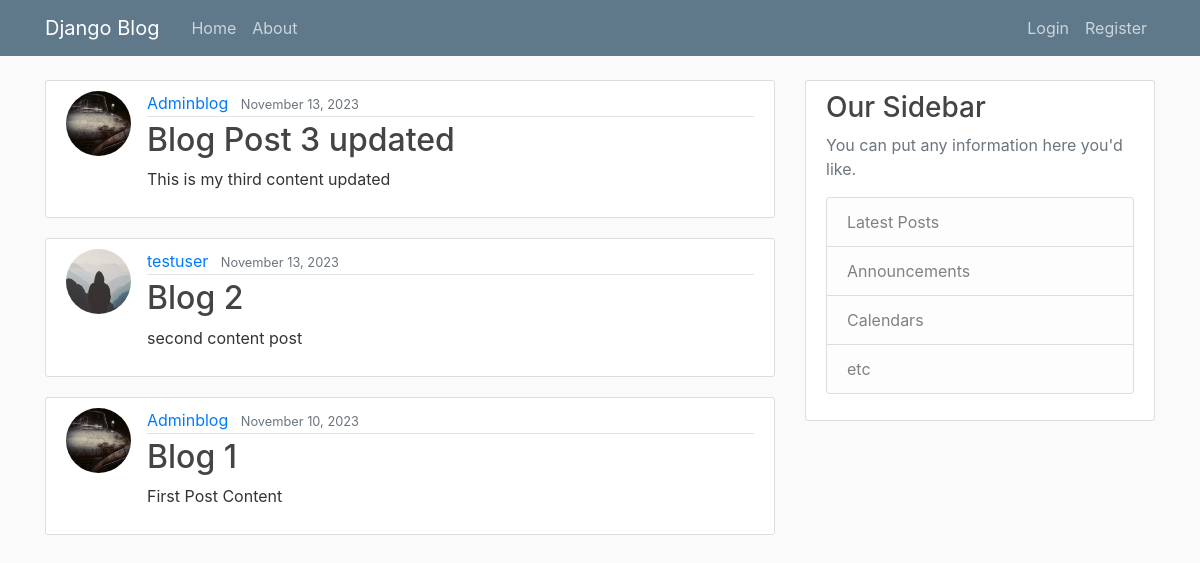
Before: / with the older database file.
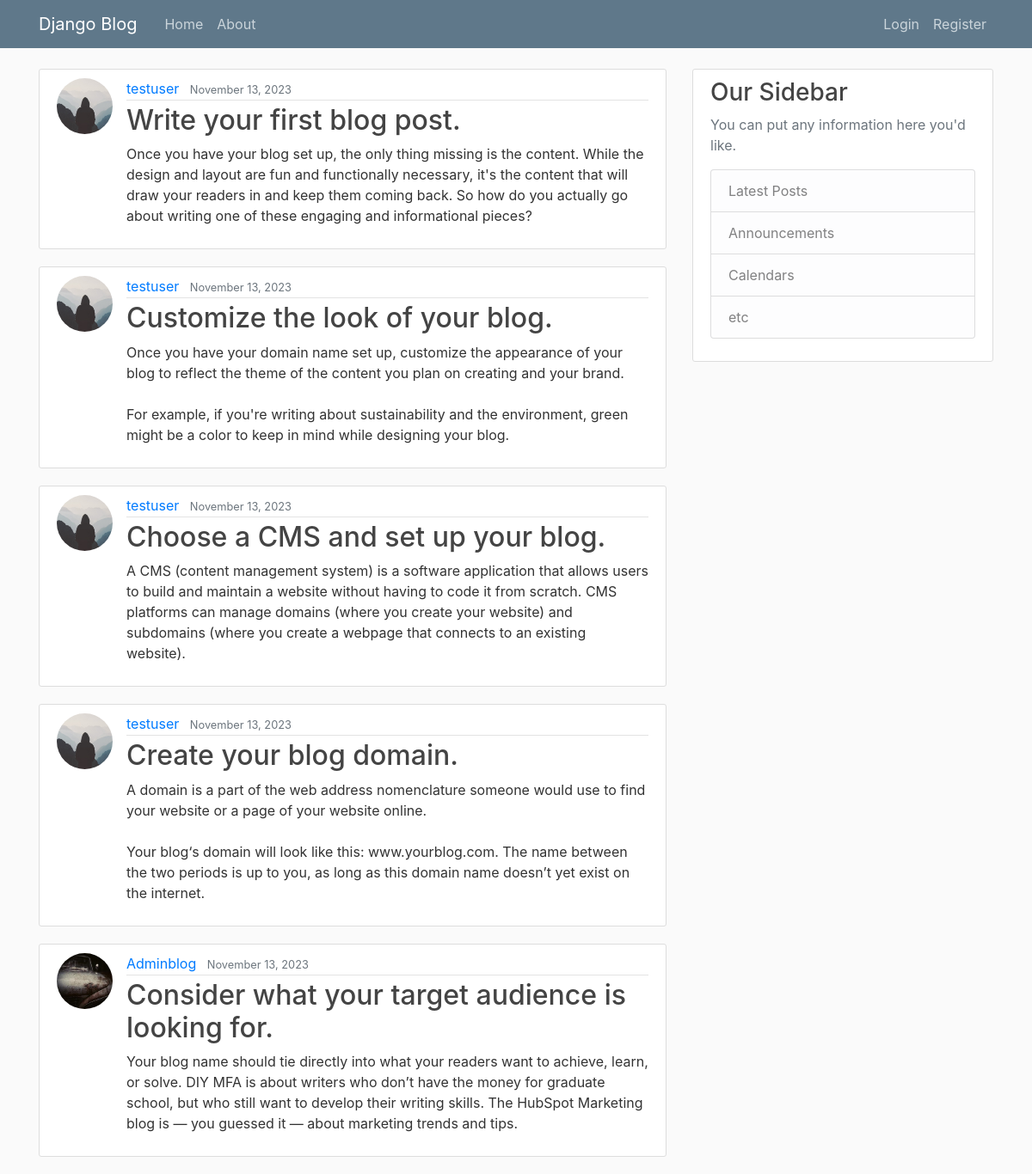
After: the same page with the newer database file.
### blog/models.py (models this page shows, shortened)
class Post(models.Model):
    title = models.CharField(max_length=100)
    content = models.TextField()
    date_posted = models.DateTimeField(default=timezone.now)
    author = models.ForeignKey(User,on_delete=models.CASCADE)

### users/models.py (models this page shows, shortened)
class Profile(models.Model):
    user = models.OneToOneField(User, on_delete=models.CASCADE)
    image = models.ImageField(default='default.jpg',upload_to='profile_pics')

### blog/views.py (the view)
# urls.py: path('',PostListView.as_view(),name='blog-home'),
class PostListView(ListView):
    model = Post
    template_name = 'blog/home.html'
    context_object_name = 'posts'
    ordering = '-date_posted'
    paginate_by = 5

### blog/templates/blog/home.html
{% extends "blog/base.html" %}
{% block content %}
    {% for post in posts %}
        <article class="media content-section">
          <img class='rounded-circle article-img' src='{{post.author.profile.image.url}}'>
          <div class="media-body">
            <div class="article-metadata">
              <a class="mr-2" href="#">{{ post.author }}</a>
              <small class="text-muted">{{ post.date_posted|date:'F d, Y' }}</small>
            </div>
            <h2><a class="article-title" href="{% url 'post-detail' post.id %}">{{ post.title }}</a></h2>
            <p class="article-content">{{ post.content }}</p>
          </div>
        </article>
    {% endfor %}
{% endblock content %}

Changed rows visible on the page:
no longer on this page (row edited): Post: author.profile.image (picture), author "Adminblog", date_posted "November 13, 2023", title "Blog Post 3 updated", content "This is my third content updated"
no longer on this page (row unchanged): Post: author.profile.image (placeholder picture), author "testuser", date_posted "November 13, 2023", title "Blog 2", content "second content post"
no longer on this page (row unchanged): Post: author.profile.image (picture), author "Adminblog", date_posted "November 10, 2023", title "Blog 1", content "First Post Content"
added Post: author.profile.image (placeholder picture), author "testuser", date_posted "November 13, 2023", title "Write your first blog post.", content "Once you have your blog set up, the only thing missing is the content. While the design and layout are fun and functionally necessary, it's the content that will draw your readers in and keep them coming back. So how do you actually go about writing one of these engaging and informational pieces?"
added Post: author.profile.image (placeholder picture), author "testuser", date_posted "November 13, 2023", title "Customize the look of your blog.", content "Once you have your domain name set up, customize the appearance of your blog to reflect the theme of the content you plan on creating and your brand. For example, if you're writing about sustainability and the environment, green might be a color to keep in mind while designing your blog."
added Post: author.profile.image (placeholder picture), author "testuser", date_posted "November 13, 2023", title "Choose a CMS and set up your blog.", content "A CMS (content management system) is a software application that allows users to build and maintain a website without having to code it from scratch. CMS platforms can manage domains (where you create your website) and subdomains (where you create a webpage that connects to an existing website)."
added Post: author.profile.image (placeholder picture), author "testuser", date_posted "November 13, 2023", title "Create your blog domain.", content "A domain is a part of the web address nomenclature someone would use to find your website or a page of your website online. Your blog‘s domain will look like this: www.yourblog.com. The name between the two periods is up to you, as long as this domain name doesn’t yet exist on the internet."
added Post: author.profile.image (picture), author "Adminblog", date_posted "November 13, 2023", title "Consider what your target audience is looking for.", content "Your blog name should tie directly into what your readers want to achieve, learn, or solve. DIY MFA is about writers who don’t have the money for graduate school, but who still want to develop their writing skills. The HubSpot Marketing blog is — you guessed it — about marketing trends and tips."
